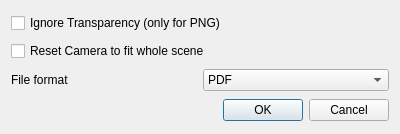
<?xml version="1.0" encoding="UTF-8"?>
<ui version="4.0">
 <class>SaveScreenshotDialog</class>
 <widget class="QDialog" name="SaveScreenshotDialog">
  <property name="geometry">
   <rect>
    <x>0</x>
    <y>0</y>
    <width>400</width>
    <height>134</height>
   </rect>
  </property>
  <property name="windowTitle">
   <string>Dialog</string>
  </property>
  <layout class="QVBoxLayout" name="verticalLayout">
   <item>
    <widget class="QCheckBox" name="checkBoxTransparency">
     <property name="text">
      <string>Ignore Transparency (only for PNG)</string>
     </property>
    </widget>
   </item>
   <item>
    <widget class="QCheckBox" name="checkBoxResetCamera">
     <property name="text">
      <string>Reset Camera to fit whole scene</string>
     </property>
    </widget>
   </item>
   <item>
    <layout class="QHBoxLayout" name="horizontalLayout">
     <item>
      <widget class="QLabel" name="labelFileFormat">
       <property name="text">
        <string>File format</string>
       </property>
      </widget>
     </item>
     <item>
      <widget class="QComboBox" name="comboBoxFileFormat">
       <item>
        <property name="text">
         <string>PDF</string>
        </property>
       </item>
       <item>
        <property name="text">
         <string>SVG</string>
        </property>
       </item>
       <item>
        <property name="text">
         <string>EPS</string>
        </property>
       </item>
       <item>
        <property name="text">
         <string>PS</string>
        </property>
       </item>
       <item>
        <property name="text">
         <string>PNG</string>
        </property>
       </item>
      </widget>
     </item>
    </layout>
   </item>
   <item>
    <widget class="QDialogButtonBox" name="buttonBox">
     <property name="orientation">
      <enum>Qt::Horizontal</enum>
     </property>
     <property name="standardButtons">
      <set>QDialogButtonBox::Cancel|QDialogButtonBox::Ok</set>
     </property>
    </widget>
   </item>
  </layout>
 </widget>
 <resources/>
 <connections>
  <connection>
   <sender>buttonBox</sender>
   <signal>accepted()</signal>
   <receiver>SaveScreenshotDialog</receiver>
   <slot>accept()</slot>
   <hints>
    <hint type="sourcelabel">
     <x>199</x>
     <y>113</y>
    </hint>
    <hint type="destinationlabel">
     <x>199</x>
     <y>66</y>
    </hint>
   </hints>
  </connection>
  <connection>
   <sender>buttonBox</sender>
   <signal>rejected()</signal>
   <receiver>SaveScreenshotDialog</receiver>
   <slot>reject()</slot>
   <hints>
    <hint type="sourcelabel">
     <x>199</x>
     <y>113</y>
    </hint>
    <hint type="destinationlabel">
     <x>199</x>
     <y>66</y>
    </hint>
   </hints>
  </connection>
 </connections>
</ui>
